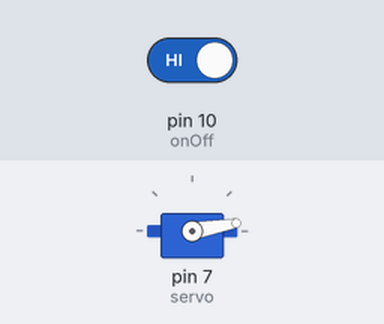
Simulated run of this sketch. Board: Arduino Uno, built with avr-gcc and run on an emulated ATmega328P. Shown: servo. The inputs (shaded band) are chosen by the test bench; at power-on: pin 10 (onOff) HIGH.

Above: at 4.8 s.
4.9 s: pin 10 (onOff) driven LOW
At 5.8 s:
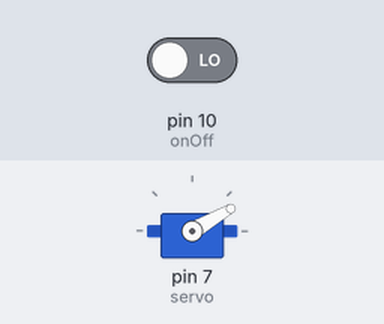
10.9 s: pin 10 (onOff) driven HIGH
At 11.8 s:
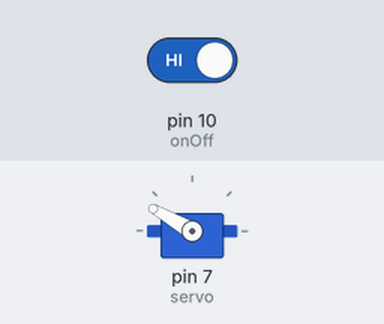
Timing chart, 0 to 22.9 s (numbered marks = the images above; inputs shaded):
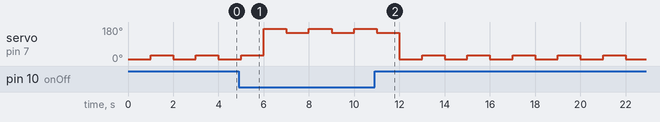

The sketch:

Servo-Control.ino
```cpp
/**
 * Servo Control
 *
 * Elijah Pivo and Jeff Lai
 * 9/23/14
 *
 */

#include <Servo.h>

const int onOff = 10;
const int servo = 7;

Servo myservo;

void setup()
{
  pinMode(onOff, INPUT);
  myservo.attach(servo);
}

void loop()
{
  if (digitalRead(onOff) == LOW) {
    switchNotPressed();
  } else {
    switchPressed();
  }
}

void switchPressed() {
  myservo.write(10);
  delay(1000);
  myservo.write(30);
  delay(1000);
}

void switchNotPressed() {
  myservo.write(170);
  delay(1000);
  myservo.write(150);
  delay(1000);
}
```

Measured:
- by itself, servo on pin 7 (servo): repeats every 2.0 s: 10° 1.0 s, 30° 1.0 s
